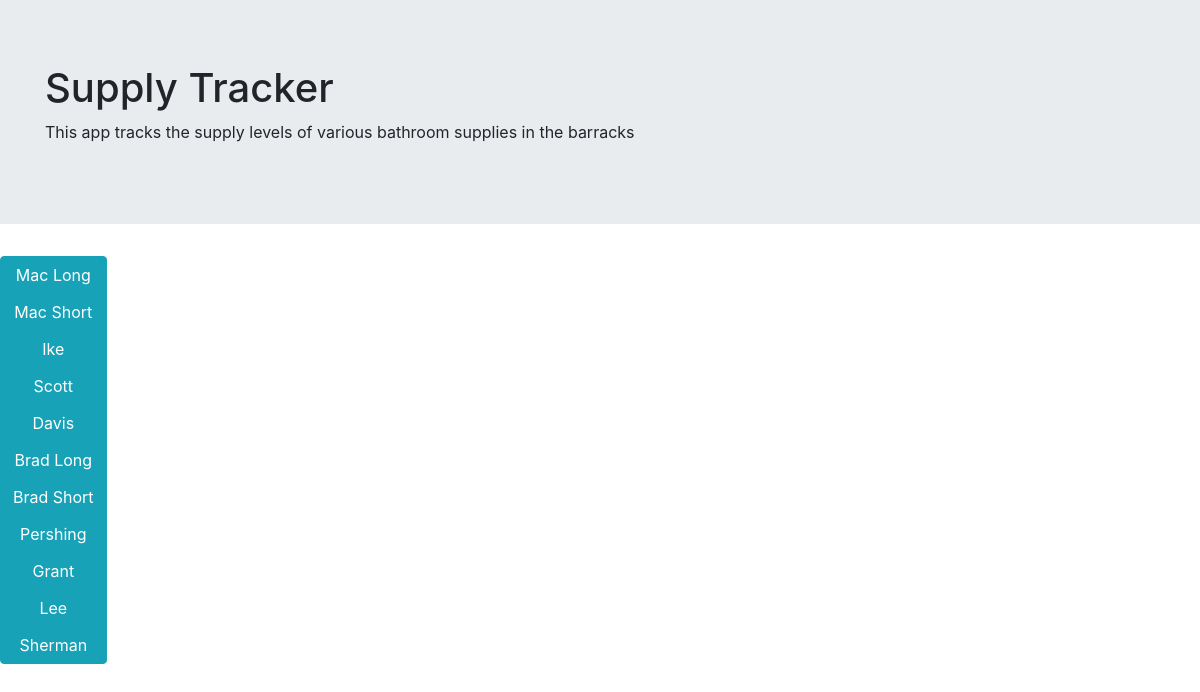
The app's page /supply/ with its own data.
### supply/models.py (models this page shows, shortened)
class Barracks(models.Model):
    name = models.CharField(max_length=100)

### supply/views.py (the view)
# urls.py: path('', views.index, name='index'),
def index(request):
    barracks_list = Barracks.objects.all()
    context = {'barracks_list': barracks_list,}
    return render(request, 'supply/index.html', context)

### supply/templates/supply/index.html (shortened to what this page needs)
<link rel="stylesheet" href="https://maxcdn.bootstrapcdn.com/bootstrap/4.3.1/css/bootstrap.min.css">
<div class="jumbotron jumbotron-fluid">
  <div class="container">
    <h1>Supply Tracker</h1>
    <p>This app tracks the supply levels of various bathroom supplies in the barracks</p>
  </div>
</div>
<div class="btn-group-vertical">
{% if barracks_list %}
    {% for barracks in barracks_list %}
      <a href="/supply/{{ barracks.id }}/" class="btn btn-info" role="button">{{ barracks.name }}</a>
    {% endfor %}
</div>
{% else %}
    <p>No barracks are available.</p>
{% endif %}

### records on screen
Barracks: name "Mac Long"
Barracks: name "Mac Short"
Barracks: name "Ike"
Barracks: name "Scott"
Barracks: name "Davis"
Barracks: name "Brad Long"
Barracks: name "Brad Short"
Barracks: name "Pershing"
Barracks: name "Grant"
Barracks: name "Lee"
Barracks: name "Sherman"
